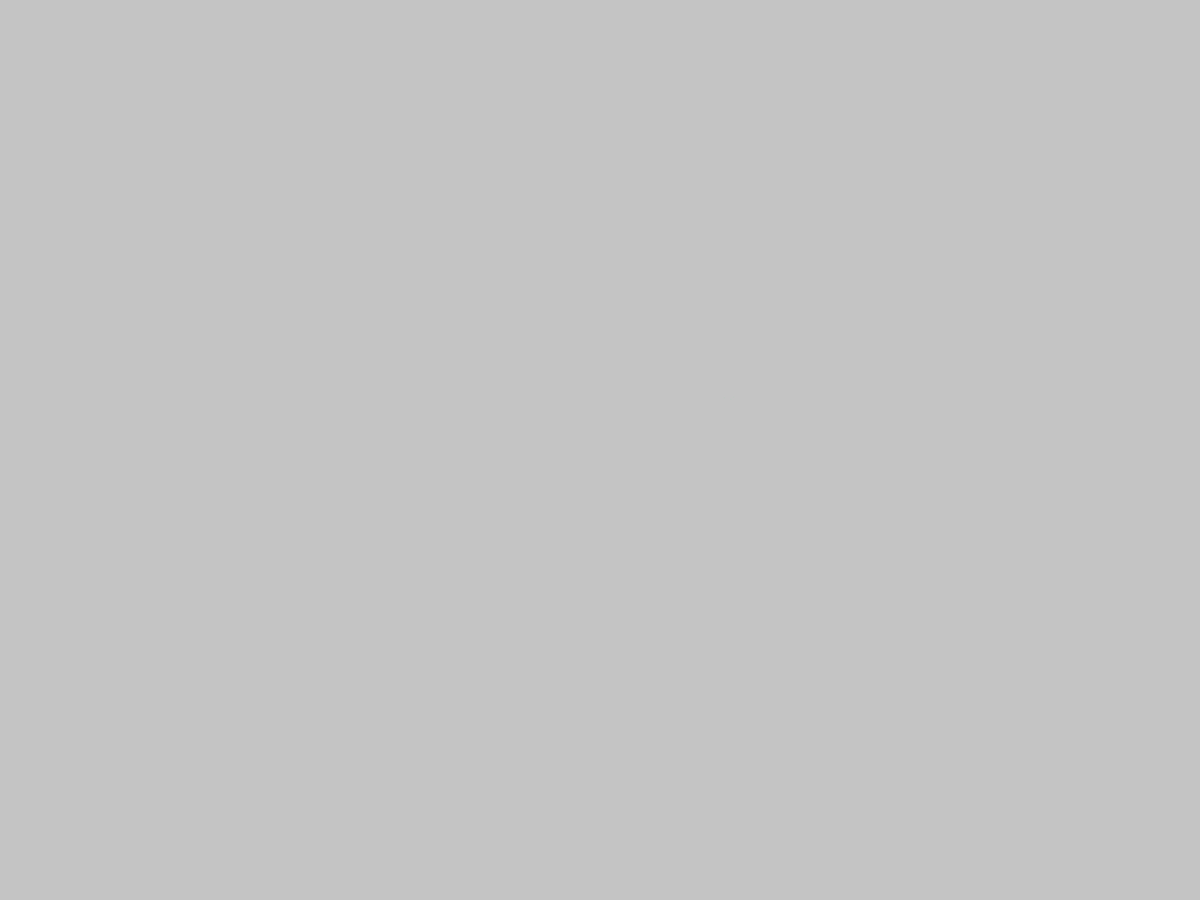
Frame 1 (no input)
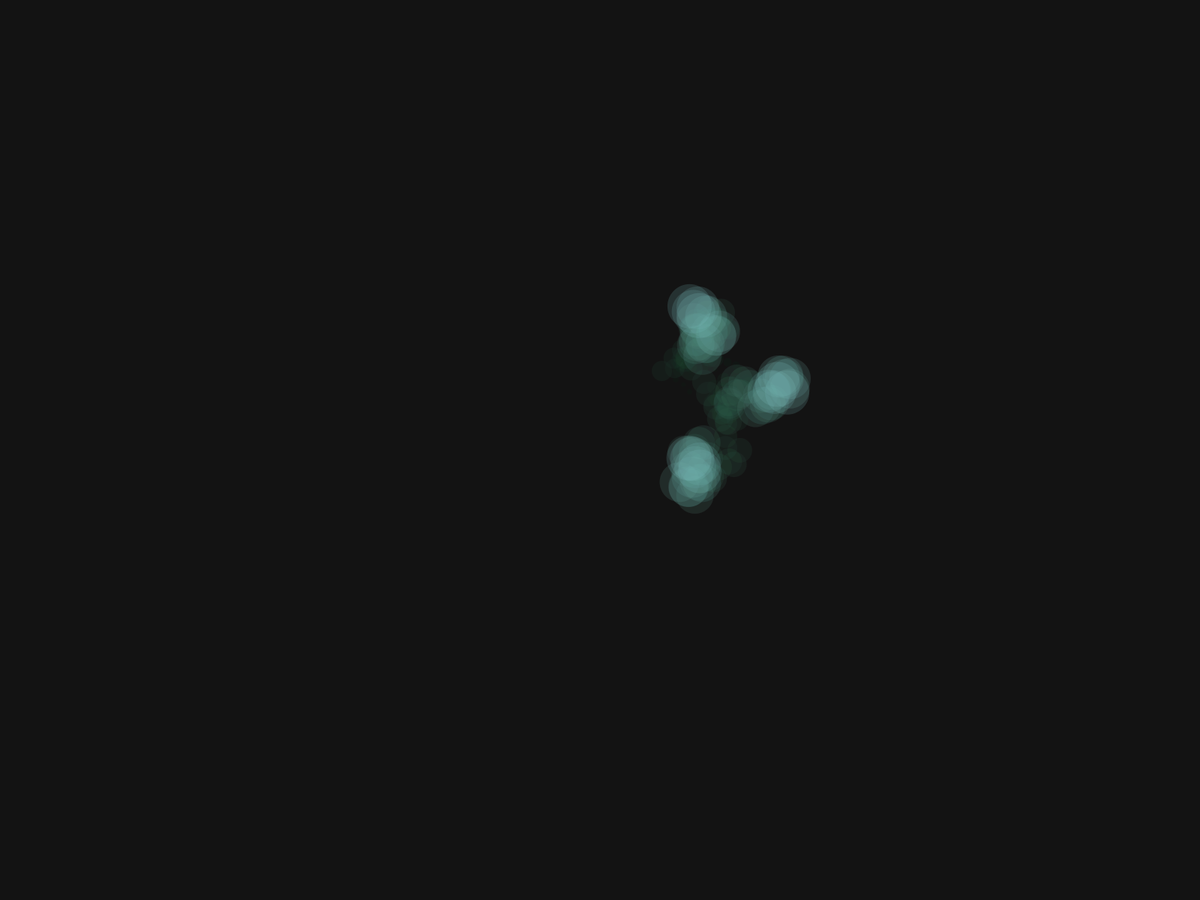
Frame 60 (the mouse pressed at the canvas centre just before this capture)
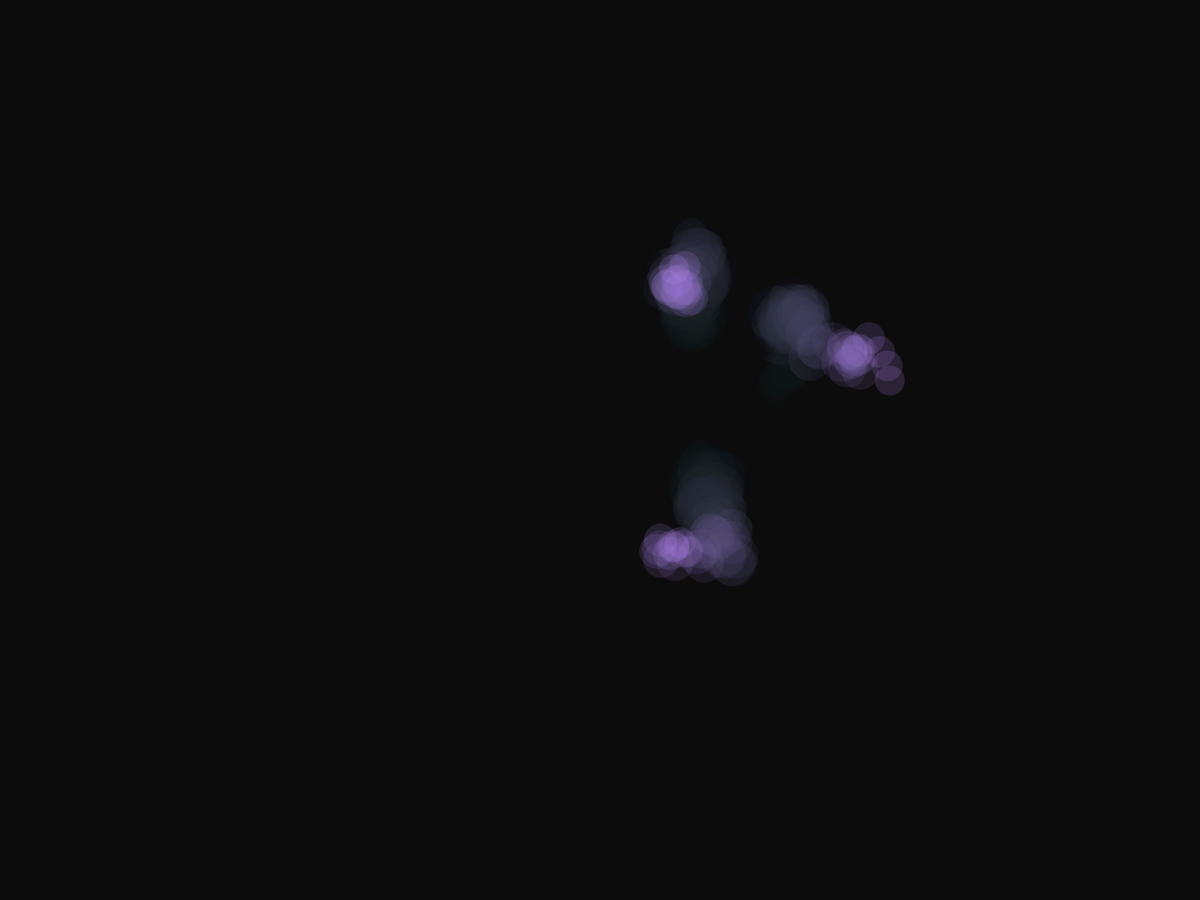
Frame 120 (the mouse held since frame 60 and released just before this capture)

The Processing sketch that drew these frames (run headless with seeded random() and noise(); from frame 60 on, the mouse is pressed at the canvas centre):

// Processing sketch: day_1_project_4_whisps
// ── day_1_project_4_whisps.pde
int elwidth = 1;
int wlwdirection = 1;
int rint = 70;
int bint = 140;
int gint = 255;
int Rdirection = 1;
int Gdirection = 1;
int Bdirection = 1;
float elx = 960;
float ely = 540;
float elx1 = 960;
float ely1 = 540;
float elx2 = 960;
float ely2 = 540;
void setup () {
 fullScreen();
  stroke(0,0,255);
}

void draw () {
  noStroke();
  fill(0,0,0,10);
  rect(0,0,width,height);
  fill(rint,gint,bint,45);
  elx = elx + random(-20,20);
  ely = ely + random(-20,20);
  elx1 = elx1 + random(-20,20);
  ely1 = ely1 + random(-20,20);
  elx2 = elx2 + random(-20,20);
  ely2 = ely2 + random(-20,20);
ellipse(elx,ely, elwidth, elwidth);
ellipse(elx1,ely1, elwidth, elwidth);
ellipse(elx2,ely2, elwidth, elwidth);
  
  
  if(elx == 1920) {
    elx = 960;
  }
   if(elx1 == 1920) {
    elx = 960;
  }
   if(elx2 == 1920) {
    elx = 960;
  }
  if(ely == 1080) {
    ely = 540;
  }
  if(ely1 == 1080) {
    ely1 = 540;
  }
  if(ely2 == 1080) {
    ely2 = 540;
  }
  
  
  
  
  
  
  
  
  
  
  
  if (wlwdirection == 1 ){
    elwidth = elwidth + 1;
 }
 else {
   elwidth = elwidth - 1;
 }
 if (elwidth == 80) {
   wlwdirection = 2;
}
if (elwidth == 10) {
  wlwdirection =1;
}






 if (rint == 255) {
    Rdirection = 2;
  }
   if (gint == 255) {
    Gdirection = 2;
  }
   if (bint == 255) {
    Bdirection = 2;
  }
   if (rint == 0) {
    Rdirection = 1;
  } 
  if (gint == 0) {
    Gdirection = 1;
  } 
  if (bint == 0) {
    Bdirection = 1;
  }
  if (Rdirection == 1) {
  rint = rint + 1;
  }
  else {
    rint = rint - 1;}
  if (Gdirection == 1) {
  gint = gint + 1;
  }
  else {
    gint = gint - 1;
  }
  if (Bdirection == 1) {
  bint = bint + 1;
  }
  else {
    bint = bint - 1;
  }
  delay(50);
}
